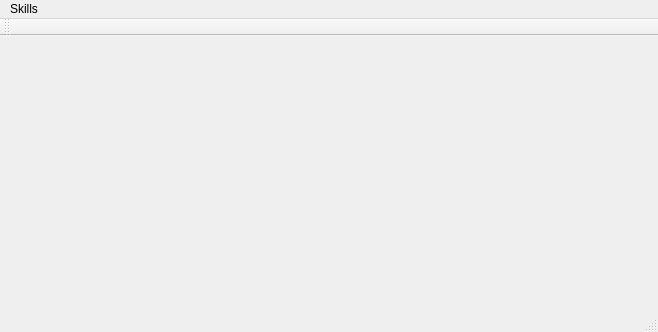
<?xml version="1.0" encoding="UTF-8"?>
<ui version="4.0">
 <class>MainWindow</class>
 <widget class="QMainWindow" name="MainWindow">
  <property name="geometry">
   <rect>
    <x>0</x>
    <y>0</y>
    <width>658</width>
    <height>332</height>
   </rect>
  </property>
  <property name="windowTitle">
   <string>MainWindow</string>
  </property>
  <property name="autoFillBackground">
   <bool>true</bool>
  </property>
  <widget class="QWidget" name="centralWidget">
   <layout class="QVBoxLayout" name="verticalLayout">
    <item>
     <widget class="QLabel" name="BackgroundImage">
      <property name="text">
       <string/>
      </property>
     </widget>
    </item>
   </layout>
  </widget>
  <widget class="QMenuBar" name="menuBar">
   <property name="geometry">
    <rect>
     <x>0</x>
     <y>0</y>
     <width>658</width>
     <height>21</height>
    </rect>
   </property>
   <widget class="QMenu" name="menuFeatures">
    <property name="title">
     <string>Skills</string>
    </property>
    <widget class="QMenu" name="menuIdentify">
     <property name="title">
      <string>Identify</string>
     </property>
     <addaction name="actionAdaptivePersonIdentify"/>
     <addaction name="actionHumanDetection"/>
     <addaction name="actionBodyIdentification"/>
     <addaction name="actionFaceDetection"/>
     <addaction name="actionFaceIdentification"/>
    </widget>
    <addaction name="actionRegister"/>
    <addaction name="menuIdentify"/>
   </widget>
   <addaction name="menuFeatures"/>
  </widget>
  <widget class="QToolBar" name="mainToolBar">
   <attribute name="toolBarArea">
    <enum>TopToolBarArea</enum>
   </attribute>
   <attribute name="toolBarBreak">
    <bool>false</bool>
   </attribute>
  </widget>
  <widget class="QStatusBar" name="statusBar"/>
  <action name="actionRegister">
   <property name="text">
    <string>Register</string>
   </property>
  </action>
  <action name="actionAdaptivePersonIdentify">
   <property name="text">
    <string>Adaptive person identify</string>
   </property>
  </action>
  <action name="actionHumanDetection">
   <property name="text">
    <string>Human Detection</string>
   </property>
  </action>
  <action name="actionBodyIdentification">
   <property name="text">
    <string>Body Identification</string>
   </property>
  </action>
  <action name="actionFaceDetection">
   <property name="text">
    <string>Face Detection</string>
   </property>
  </action>
  <action name="actionFaceIdentification">
   <property name="text">
    <string>Face Identification</string>
   </property>
  </action>
 </widget>
 <layoutdefault spacing="6" margin="11"/>
 <resources/>
 <connections/>
</ui>
